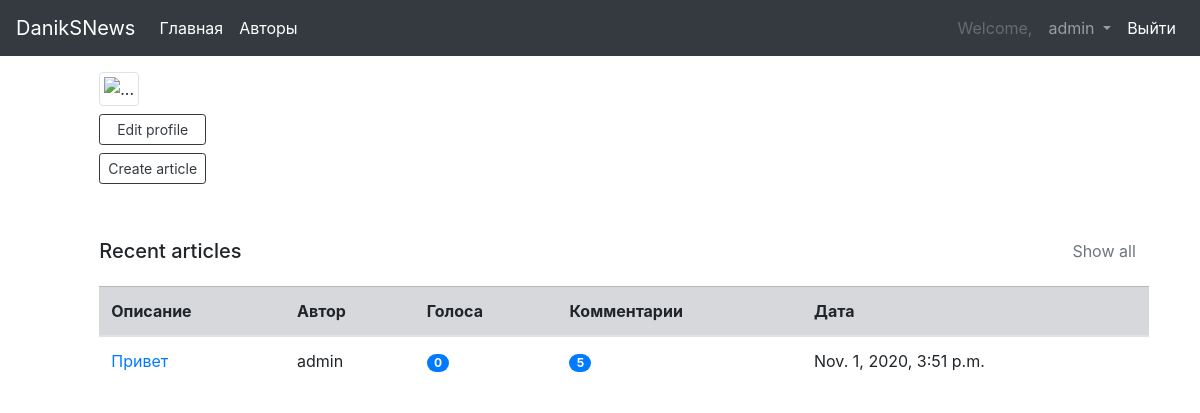
/accounts/profile/ (signed in), run on an earlier commit of the app's database.
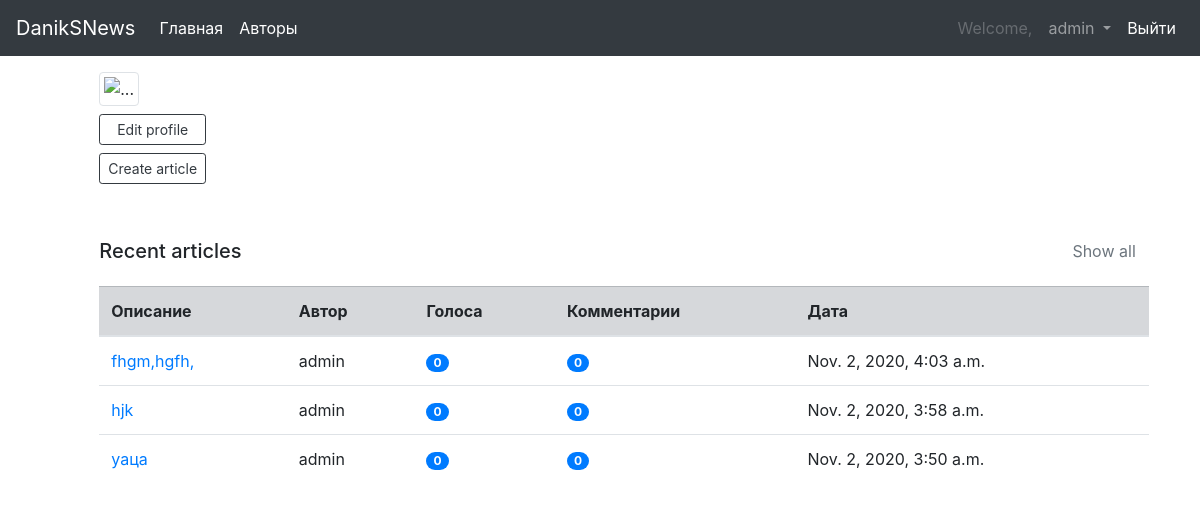
And on a later commit of the database.
### article/models.py (models this page shows, shortened)
class Article(models.Model):
    title = models.CharField(max_length=255, verbose_name='Название')
    text = models.TextField(max_length=5000, verbose_name='Содержание')
    author = models.ForeignKey(User, max_length=255, verbose_name='Автор', on_delete=models.CASCADE)
    data = models.DateTimeField(auto_now_add=True)
    slug = models.SlugField(max_length=255, blank=True)
    def get_absolute_url(self):
        return reverse('article_detail_url', kwargs={'slug': self.slug})

### accounts/views.py (the view)
# urls.py: path('profile/', profile_detail, name='profile_detail'),
def profile_detail(request):
    user = request.user
    articles = Article.objects.filter(author=user).order_by('-data')[:3]
    list_of_data = []
    for article in articles:
        num_votes = 0
        for choice in article.choice_set.all():
            num_votes += choice.votes
        tmp = (article, article.comment_set.count(), num_votes)
        list_of_data.append(tmp)
    context = {
        'user': user,
        'list_of_data': list_of_data,
    }
    return render(request, 'accounts/profile_detail.html', context=context)

### accounts/templates/accounts/profile_detail.html (shortened to what this page needs)
{% extends 'base.html' %}
{% block content %}
    <div class="row py-3 px-10">
        <div class="col-md-11 mx-auto">
            <div class="px-5 pt-0 pb-0 cover">
                <div class="media align-items-end profile-head">
                    <div class="profile mr-3">
                        <img src="https://images.unsplash.com/photo-1522075469751-3a6694fb2f61?ixlib=rb-1.2.1&ixid=eyJhcHBfaWQiOjEyMDd9&auto=format&fit=crop&w=500&q=80" alt="..." width="250" class="rounded mb-2 img-thumbnail">
                        <a href="{% url 'accounts:profile_edit' %}" class="btn btn-outline-dark btn-sm btn-block">Edit profile</a>
                        <a href="{% url 'create_article' %}" class="btn btn-outline-dark btn-sm btn-block">Create article</a>
                    </div>
                    <div class="media-body mb-5 text-black">
                        <p class="small mb-4"> {{user.email}}</p>
                    </div>
                </div>
            </div>
            <div class="py-4 ml-5 mt-4">
                <div class="d-flex align-items-center justify-content-between mb-3">
                    <h5 class="mb-0">Recent articles</h5><a href="{% url 'accounts:profile_all_articles' %}" class="btn btn-link text-muted">Show all</a>
                </div>
                <table class="table">
                    <thead>
                    <tr class="table-secondary">
                        <th scope="col">Описание</th>
                        <th scope="col">Автор</th>
                        <th scope="col">Голоса</th>
                        <th scope="col">Комментарии</th>
                        <th scope="col">Дата</th>
                    </tr>
                    </thead>
                    <tbody>
                    {% for article, com_num, vote_num in list_of_data %}
                        <tr>
                            <td><a href="{{ article.get_absolute_url }}" class="text-black">{{article.title|truncatechars:60}}</a></td>
                            <td>{{article.author}}</td>
                            <td><span class="badge badge-primary badge-pill">{{vote_num}}</span></td>
                            <td><span class="badge badge-primary badge-pill">{{com_num}}</span></td>
                            <td>{{ article.data }}</td>
                        </tr>
                    {% endfor %}
                    </tbody>
                </table>
            </div>
        </div>
    </div>
{% endblock %}

What changed in the data, as far as the page shows it:
removed Article: title "Привет", author "admin", vote_num "0", com_num "5", data "Nov. 1, 2020, 3:51 p.m."
added Article: title "fhgm,hgfh,", author "admin", vote_num "0", com_num "0", data "Nov. 2, 2020, 4:03 a.m."
added Article: title "hjk", author "admin", vote_num "0", com_num "0", data "Nov. 2, 2020, 3:58 a.m."
added Article: title "уаца", author "admin", vote_num "0", com_num "0", data "Nov. 2, 2020, 3:50 a.m."
